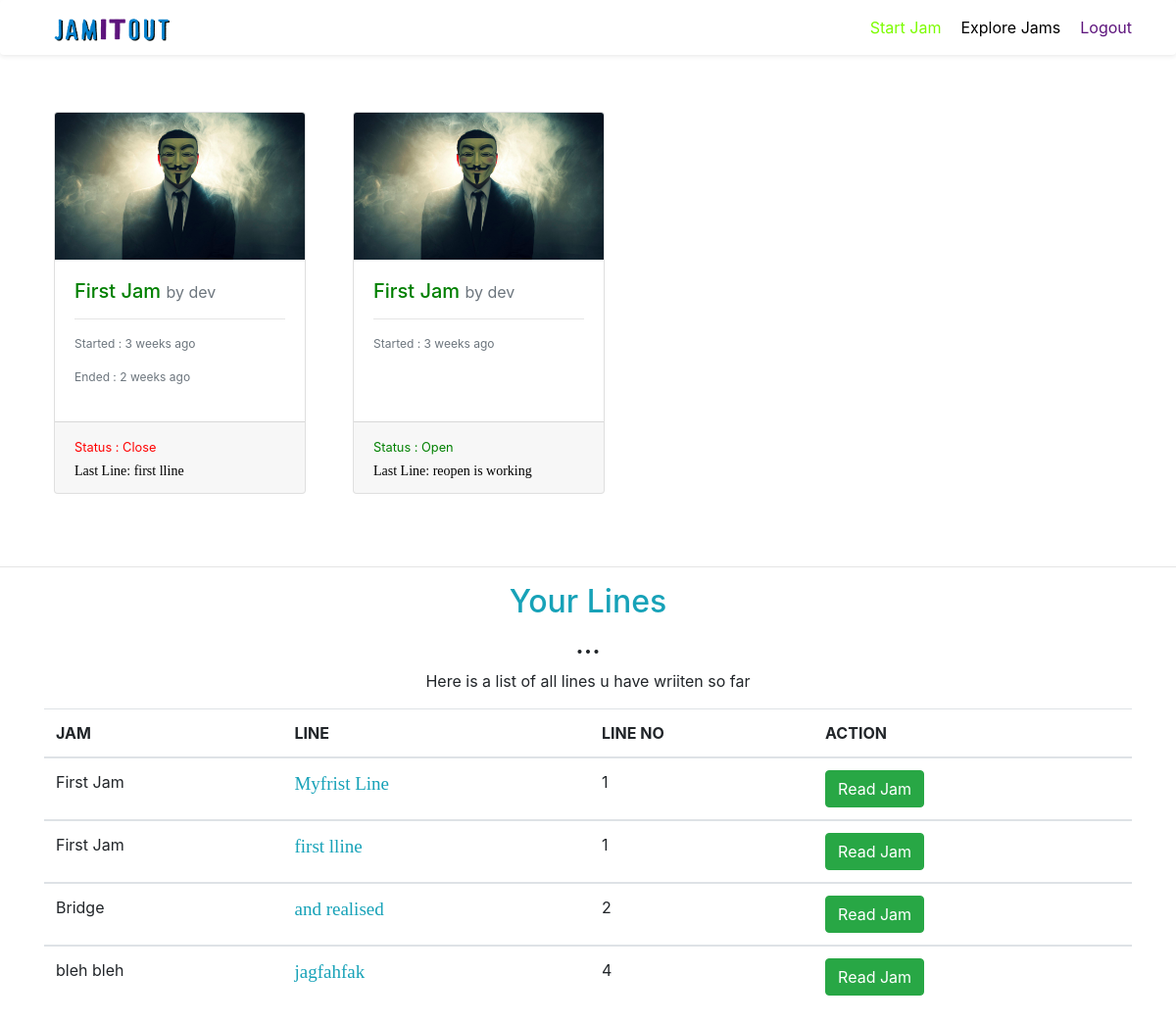
The app's page /dashboard/ (signed in), older data.
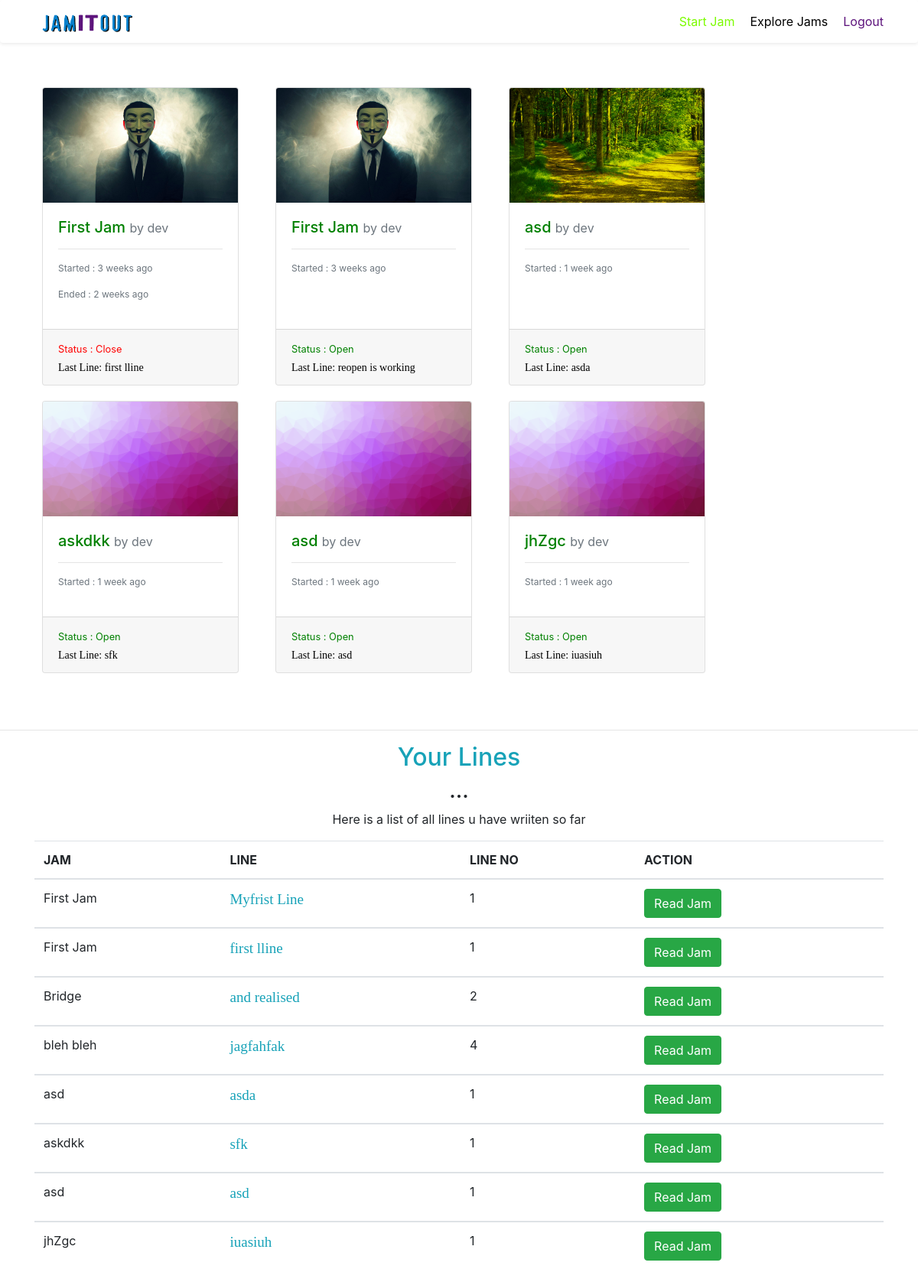
The same page, newer data.
### jam/models.py (models this page shows, shortened)
class Jam(models.Model):
    Title = models.CharField(max_length=200)
    NoLines = models.IntegerField()
    Creator = models.ForeignKey(User,on_delete = models.CASCADE)
    Start_date = models.DateTimeField(auto_now_add = True)
    End_date = models.DateTimeField(null=True)
    cover=models.ImageField(upload_to="jam_covers/", default="jam_covers/cover.jpg")
    Status = models.BooleanField()

class JamLines(models.Model):
    Jamid=models.ForeignKey(Jam,on_delete=models.CASCADE,default=None)
    LineNo = models.IntegerField()
    Line = models.CharField(max_length = 100)
    Contributer = models.ForeignKey(User,on_delete = models.CASCADE)
    Date = models.DateTimeField(auto_now_add = True)

### jam/views.py (the view)
# urls.py: path('dashboard/', dashboard,name="dashboard"),
@login_required(login_url='/login/')
def dashboard(request):
    lastlinelist=[]
    jams=Jam.objects.filter(Creator=request.user)
    for jam in jams:
        last_lines=JamLines.objects.filter(Jamid=jam).last()
        lastlinelist.append(last_lines)
    contributions=JamLines.objects.filter(Contributer=request.user)
    return render(request,"dashboard.html",{'my_jams':jams,'contributions':contributions,'lastlineslist':lastlinelist})

### jam/templates/dashboard.html (shortened to what this page needs)
<!DOCTYPE html>
{% load static %}
<html lang="en" dir="ltr">
<head>
	<link rel="stylesheet" href="https://stackpath.bootstrapcdn.com/bootstrap/4.2.1/css/bootstrap.min.css">
</head>
<body>
	<nav class="navbar navbar-expand-lg navbar-light bg-light shadow-sm bg-white rounded">
		<div class="container ">
	<a class="navbar-brand" href="#"><img src="{% static 'MyPost.png' %}" style="width:120px;height:25px;margin-left:10px;" alt="JamItOut-logo"></a>
	<div class="collapse navbar-collapse" id="navbarNav">
		{% if request.user.is_authenticated %}
		<ul class="nav navbar-nav ml-auto">
			<li class="nav-item">
				<a class="nav-text-dark nav-active "style="color:	#7CFC00; " href="#myModal" data-toggle="modal" >Start Jam</a>
			</li>
			<li class="nav-item">
				<a class="nav-text-dark " style="color:black;margin-left:20px;" href="/displayJam/">Explore Jams</a>
			</li>
			<li class="nav-item">
				<a class="nav-text-dark" style="color:#5d147c;margin-left:20px;" href="/logout/">Logout</a>
			</li>
		</ul>
		{% endif %}
	</div>
	</div>
</nav>
<br><br>
<div class="container" >
	<div class="row">
	{% for jam in my_jams %}
	<div class="col-sm-7 col-xs-5 col-lg-3 d-flex" style="margin:10px">
		<a href="{% url 'read' jam_id=jam.id %}">
		<div class="card-deck h-100" style="color:inherit">
	  <div class="card d-flex">
	    <img style="height:150px;width:255px" src="{%get_media_prefix %}{{ jam.cover }}" class="card-img-top" alt="cover image">
    <div class="card-body">
      <h5 class="card-title" style="color:green">{{jam.Title}} <small class="text-muted"> by {{ jam.Creator }}  </small></h5>
			<hr>
	 <p class="text-muted" style="font-size:12px">Started : {{jam.Start_date|timesince}} ago</p>
	 {% if not jam.Status %}
	 <p class="text-muted" style="font-size:12px">Ended : {{jam.End_date|timesince}} ago</p>
	 {% endif %}
    </div>
    <div class="card-footer">
			{% if jam.Status %}
			<small class="card-text" style="color:green">Status : Open</small>
			{% else %}
			<small class="card-text" style="color:red">Status : Close</small>
			{% endif %}
			{% for line in lastlineslist %}
			{% if line.Jamid == jam %}
			<br>
      <small class="card-text " style="font-family:'Margarine', cursive;font-size:14px">Last Line: {{line.Line}}</small>
			{% endif %}
			{% endfor %}
    </div>
  </div>
</div>
</div>
{% endfor %}
</div>
</div>
<br><br>
<hr>
<div class="container">
	<div class="text-center">
  <h2 class="text-info">Your Lines</h2>
	<h3>...</h3>
	{% if not contributions %}
				<h3 class="text-warning">Add your 'wit' to other jams and they will appear here</h3>
				{%else%}
				<p>Here is a list of all lines u have wriiten so far</p>
	{% endif %}
	</div>
	{% if contributions %}
  <table class="table table-hover">
    <thead>
      <tr>
        <th>JAM</th>
        <th>LINE</th>
        <th>LINE NO</th>
				<th>ACTION</th>
      </tr>
    </thead>
		{% for line in contributions %}
    <tbody>
      <tr>
        <td>{{ line.Jamid.Title }}</td>
        <td class="text-info" style="font-size:19px;font-family:'Margarine', cursive;">{{ line.Line }}</td>
        <td>{{ line.LineNo }}</td>
				<td><a class="btn btn-card btn-success" href="/readJam/{{ line.Jamid.id }}/"> Read Jam </a></td>
      </tr>
			{% endfor %}
    </tbody>
  </table>
	{% endif %}
</div>
</body>
</html>

Row changes from the older to the newer data that the page shows:
added Jam: cover (picture), Title "asd", Creator "dev", Start_date "1 week", Status "Status : Open"
added JamLines: Line "asda", Jamid.Title "asd", LineNo "1"
added Jam: cover (picture), Title "askdkk", Creator "dev", Start_date "1 week", Status "Status : Open"
added JamLines: Line "sfk", Jamid.Title "askdkk", LineNo "1"
added Jam: cover (picture), Title "asd", Creator "dev", Start_date "1 week", Status "Status : Open"
added JamLines: Line "asd", Jamid.Title "asd", LineNo "1"
added Jam: cover (picture), Title "jhZgc", Creator "dev", Start_date "1 week", Status "Status : Open"
added JamLines: Line "iuasiuh", Jamid.Title "jhZgc", LineNo "1"
